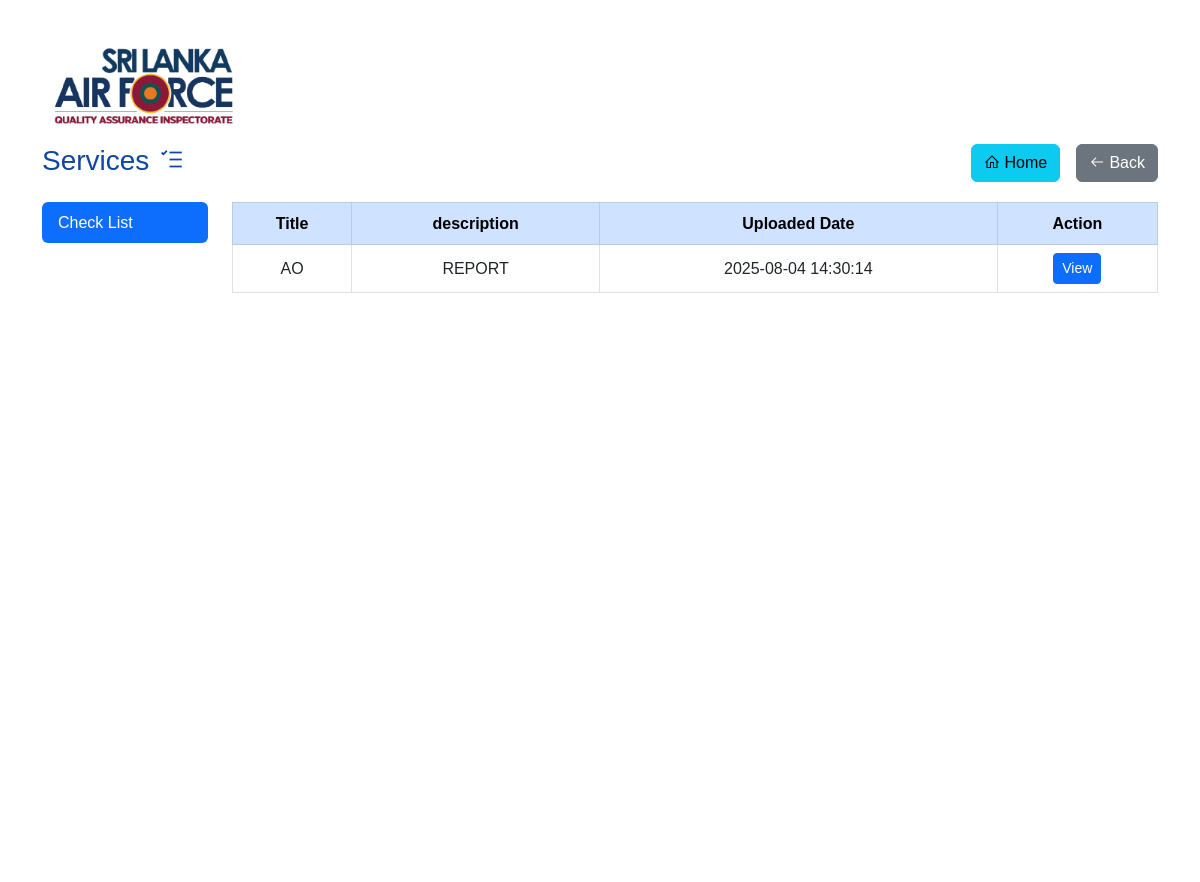
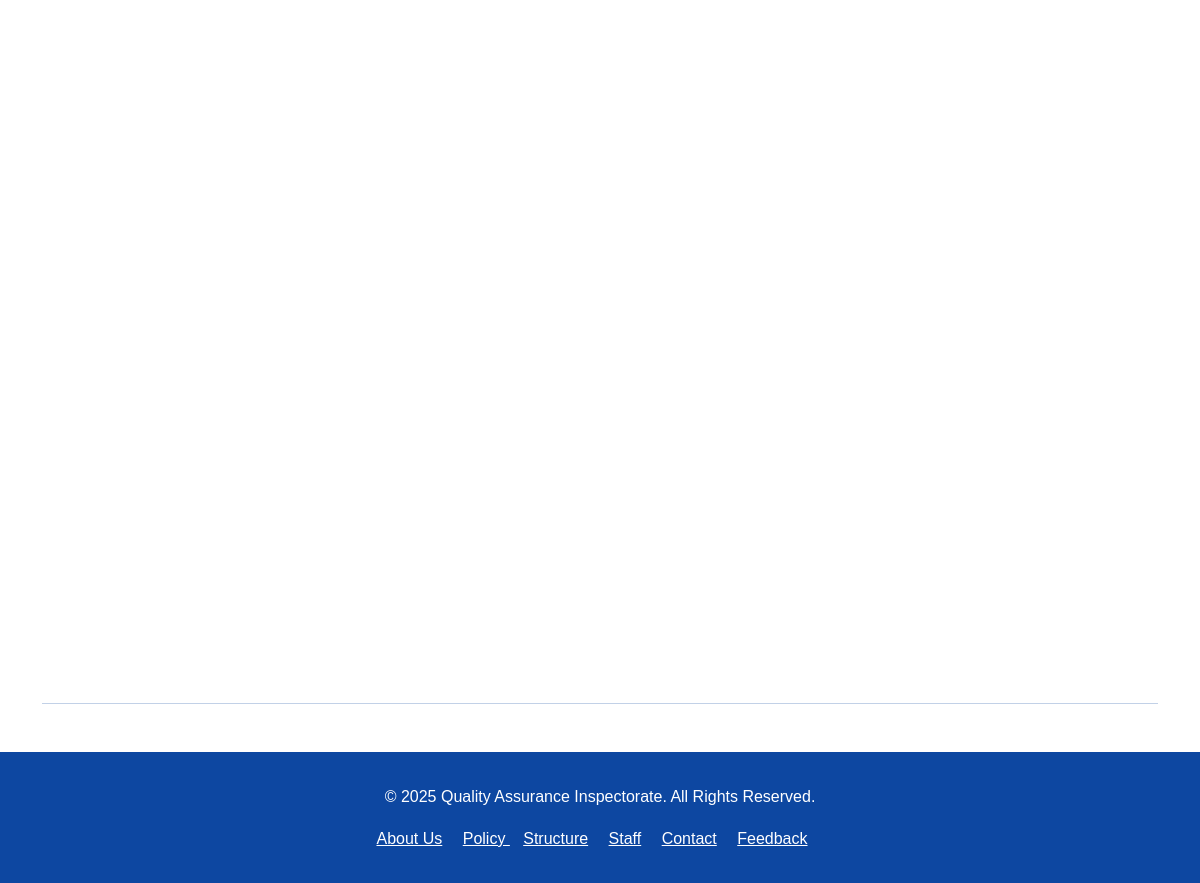
The app's page /services-checklist-ao.php with its own data (2 pictures, top to bottom).
### tables this page shows
CREATE TABLE `documents` (
  `id` int NOT NULL AUTO_INCREMENT,
  `title` varchar(255) NOT NULL,
  `description` text,
  `category_id` int DEFAULT NULL,
  `uploaded_by` int DEFAULT NULL,
  `file_path` varchar(255) NOT NULL,
  `uploaded_at` timestamp NULL DEFAULT CURRENT_TIMESTAMP,
  `is_active` tinyint(1) DEFAULT '1',
  `branch_id` int DEFAULT NULL,
  `section` varchar(50) DEFAULT NULL,
  PRIMARY KEY (`id`) USING BTREE,
  KEY `uploaded_by` (`uploaded_by`) USING BTREE,
  KEY `fk_document_category` (`category_id`) USING BTREE,
  CONSTRAINT `documents_ibfk_1` FOREIGN KEY (`category_id`) REFERENCES `categories` (`id`) ON DELETE RESTRICT ON UPDATE RESTRICT,
  CONSTRAINT `documents_ibfk_2` FOREIGN KEY (`uploaded_by`) REFERENCES `admins` (`id`) ON DELETE RESTRICT ON UPDATE RESTRICT,
  CONSTRAINT `fk_document_category` FOREIGN KEY (`category_id`) REFERENCES `categories` (`id`) ON DELETE RESTRICT ON UPDATE RESTRICT
);

### services-checklist-ao.php (the view, shortened to what this page needs)
<?php
include 'template/head.php';
require_once "includes/config.php";
$stmt = $db->prepare("SELECT d.title,d.description, b.name AS branch_name , d.uploaded_by ,c.name AS category, d.uploaded_at, d.file_path FROM documents d
JOIN categories c ON d.category_id = c.id
JOIN branches b ON d.branch_id = b.id
 WHERE d.category_id = 7 AND d.is_active = 1 AND d.branch_id = 7 ORDER BY d.uploaded_at DESC");
$stmt->execute();
$result = $stmt->get_result();
?>
<body>
    <?php
    include 'template/header.php';
    ?>
    <main class="container my-5 pt-5">
        <div class="page-header mb-4">
            <h3 class="colour-defult">Services <i class="fa fa-tasks"></i>
                <div class="float-end">
                    <a href="index.php" class="btn btn-info me-2"><i class="fa fa-home"></i> Home</a>
                    <a href="javascript:history.back()" class="btn btn-secondary"><i class="fa fa-arrow-left"></i> Back</a>
                </div>
            </h3>
        </div>
        <div class="row">
            <div class="col-lg-2">
                <ul class="nav flex-column nav-pills" id="inspectorateTabs" role="tablist" aria-orientation="vertical">
                    <li class="nav-item">
                        <a class="nav-link active" id="org-tab" data-bs-toggle="pill" href="#org" role="tab">Check List</a>
                    </li>
                </ul>
            </div>
            <div class="col-lg-10">
                <table class="table table-bordered text-center align-middle">
                    <thead class="table-primary">
                        <tr>
                            <th>Title</th>
                            <th>description</th>
                            <th>Uploaded Date</th>
                            <th>Action</th>
                        </tr>
                    </thead>
                    <tbody>
                        <?php if ($result->num_rows > 0): ?>
                            <?php while ($row = $result->fetch_assoc()): ?>
                                <tr>
                                    <td><?= htmlspecialchars($row['title']) ?></td>
                                    <td><?= htmlspecialchars($row['description']) ?></td>
                                    <td><?= htmlspecialchars($row['uploaded_at']) ?></td>
                                    <td>
                                        <a href="admin/action/<?= htmlspecialchars($row['file_path']) ?>" target="_blank" class="btn btn-sm btn-primary">View</a>
                                    </td>
                                </tr>
                            <?php endwhile; ?>
                        <?php else: ?>
                            <tr>
                                <td colspan="5">No documents found</td>
                            </tr>
                        <?php endif; ?>
                    </tbody>
                </table>
            </div>
        </div>
        <hr>
    </main>
    <?php
    include 'template/footer.php';
    ?>
</body>
</html>

### assets/css/style.css (style rules this page uses)
:root { --primary-color: #1a237e; --secondary-color: #1976d2; --accent-color: #2196f3; --light-color: #e3f2fd; --dark-color: #0d47a1; }
body { font-family: DMSans, Tahoma, Geneva, Verdana, sans-serif; line-height: 1.6; color: var(--dark-color); overflow-x: hidden; }

### records on screen
documents: title "AO", description "REPORT", uploaded_at "2025-08-04 14:30:14"
